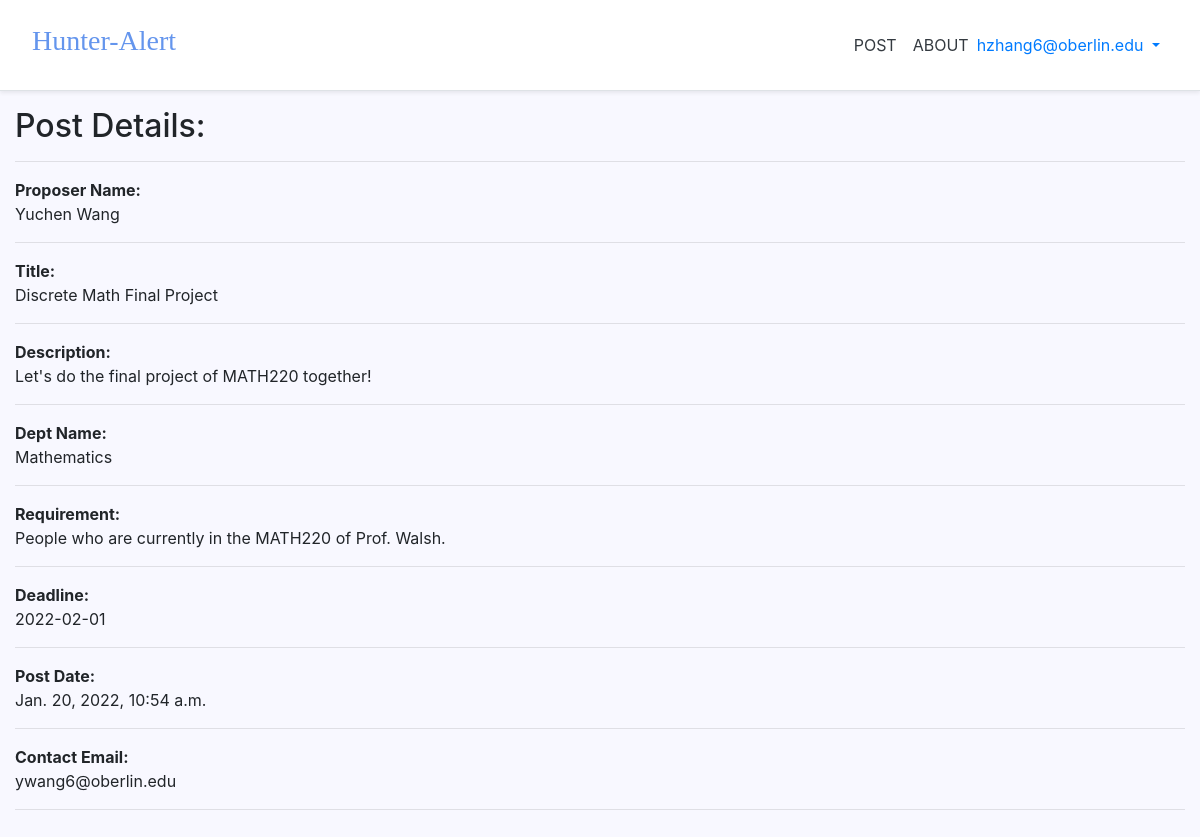
/16/ (signed in), run on the app's committed database.
### accounts/models.py (models this page shows, shortened)
class CustomUser(AbstractUser):
    pass

### pages/models.py (models this page shows, shortened)
class Post(models.Model):
    class DeptName(models.TextChoices):
        Africana_Studies = "Africana Studies"
        Anthropology = "Anthropology"
        Archaeological_Studies = "Archaeological Studies"
        Art_History = "Art History"
        Studio_Art = "Studio Art"
        Athletics_and_Physical_Education = "Athletics and Physical Education"
        Biology = "Biology"
        Chemistry_and_Biochemistry = "Chemistry and Biochemistry"
        Cinema_Studies = "Cinema Studies"
        Classics = "Classics"
        Comparative_American_Studies = "Comparative American Studies"
        Comparative_Literature = "Comparative Literature"
        Computer_Science = "Computer Science"
        Creative_Writing = "Creative Writing"
        Dance = "Dance"
        Chinese = "Chinese"
        Japanese = "Japanese"
        East_Asian_Studies = "East Asian Studies"
        Economics = "Economics"
        Engineering = "Engineering"
        English = "English"
        Environmental_Studies = "Environmental Studies"
        French = "French"
        Italian = "Italian"
        Gender_Sexuality_and_Feminist_Studies = "Gender, Sexuality, and Feminist Studies"
        Geology = "Geology"
        German_Language_and_Literatures = "German Language and Literatures"
        Hispanic_Studies = "Hispanic Studies"
        History = "History"
        Jewish_Studies = "Jewish Studies"
        Latin_American_Studies = "Latin American Studies"
        Law_and_Society = "Law and Society"
        Learning_Across_Disciplines = "Learning Across the Disciplines"
        Mathematics = "Mathematics"
        Middle_East_and_North_Africa_Studies = "Middle East and North Africa Studies"
        Musical_Studies = "Musical Studies"
        Neuroscience = "Neuroscience"
        Philosophy = "Philosophy"
        Physics = "Physics"
        Astronomy = "Astronomy"
        Politics = "Politics"
        Psychology = "Psychology"
        Religion = "Religion"
        Rhetoric_and_Composition = "Rhetoric and Composition"
        Russian_Language_Literature_and_Culture = "Russian Language, Literature and Culture"
        Russian_and_East_European_Studies = "Russian and East European Studies"
        Sociology = "Sociology"
        Theater = "Theater"
        Non_Academic = "Other than academic"
    User = models.ForeignKey(CustomUser, null=True, on_delete=models.CASCADE)
    Your_Name = models.CharField(max_length=120, null=True)
    Title = models.CharField(max_length=120, null=True)
    Description = models.TextField(blank=False, null=True)
    Department = models.CharField(max_length=120, choices=DeptName.choices, default=DeptName.Non_Academic)
    Requirement = models.TextField(blank=False, null=True)
    Deadline = models.CharField(max_length=120, null=True)
    Date_Posted = models.DateTimeField(default=timezone.now)
    Email = models.CharField(max_length=50, null=True)

### pages/views.py (the view)
# urls.py: path('<detail_id>/', DetailView, name='detail'),
def DetailView(request, detail_id):
    detail = Post.objects.get(id=detail_id)
    context = {'detail': detail}
    return render(request, 'pages/detail.html', context)

### templates/pages/detail.html
{% extends '_base.html' %}
{% load static %}
{% block content %}
<div class="main">
    <h2>Post Details:</h2>
    <hr>
    <p><b>Proposer Name: </b> <br> {{ detail.Your_Name }} <hr> </p>
    <p><b>Title:</b> <br> {{ detail.Title }} <hr> </p>
    <p><b>Description:</b> <br> {{ detail.Description }} <hr> </p>
    <p><b>Dept Name:</b> <br> {{ detail.Department }}<hr> </p>
    <p><b>Requirement:</b> <br> {{ detail.Requirement }}<hr> </p>
    <p><b>Deadline:</b> <br> {{ detail.Deadline }}<hr> </p>
    <p><b>Post Date:</b> <br> {{ detail.Date_Posted}}<hr> </p>
    <p><b>Contact Email:</b> <br> {{ detail.Email }}<hr> </p>
</div>
{% endblock content %}

### templates/_base.html (shortened to what this page needs)
{% load static %}
<!DOCTYPE html>
<html lang="en">
<body style="background-color:GhostWhite;">
<head>
{% block css %}
<link rel="stylesheet" href="https://cdn.jsdelivr.net/npm/bootstrap@4.5.3/dist/css/bootstrap.min.css">
<link rel="stylesheet" href="https://cdnjs.cloudflare.com/ajax/libs/font-awesome/4.7.0/css/font-awesome.min.css">
<link rel="stylesheet" href="{% static 'css/base.css' %}">
{% endblock %}
</head>
<body>
  <main role="main">
    <div class="d-flex flex-column flex-md-row align-items-center p-3 px-md-4 mb-3 bg-white border-bottom shadow-sm">
      <h3 class="mr-auto p-2" style="font-family: Chalkduster">
        <a  href="{% url 'home' %}" style="color:#6495ED;">Hunter-Alert</a>
      </h3>
      <a class="p-2 text-dark" href="{% url 'post' %}">POST</a>
      <a class="p-2 text-dark" href="{% url 'about' %}">ABOUT</a>
      <nav class="my-2 my-md-0 mr-md-3">
        {% if user.is_authenticated %}
        <ul class="navbar-nav ml-auto">
          <li class="nav-item">
            <a class="nav-link dropdown-toggle" href="#" id="userMenu" data-toggle="dropdown" aria-haspopup="true" aria-expanded="false">
              {{ user.email }}
            </a>
          </li>
        </ul>
        {% else %}
        <form class="form-inline ml-auto">
          <a href="{% url 'account_login' %}" class="btn btn-outline-secondary">Log in</a>
          <a href="{% url 'account_signup' %}" class="btn btn-primary ml-2">Sign up</a>
        </form>
        {% endif %}
      </nav>
  </main>
  <div class="container">
    {% block content %}{% endblock content %}
  </div>
</body>
</html>

### static/css/base.css (style rules this page uses)
html { position: relative; min-height: 100%; font-size: 14px; }
@media (min-width: 768px) { html { font-size: 16px; } }
body { margin-bottom: 60px; }
.container { max-width: 1280px; }

### data on the page
CustomUser: email "hzhang6@oberlin.edu"
Post: Your_Name "Yuchen Wang", Title "Discrete Math Final Project", Description "Let's do the final project of MATH220 together!", Department "Mathematics", Requirement "People who are currently in the MATH220 of Prof. Walsh.", Deadline "2022-02-01", Date_Posted "Jan. 20, 2022, 10:54 a.m.", Email "ywang6@oberlin.edu"
